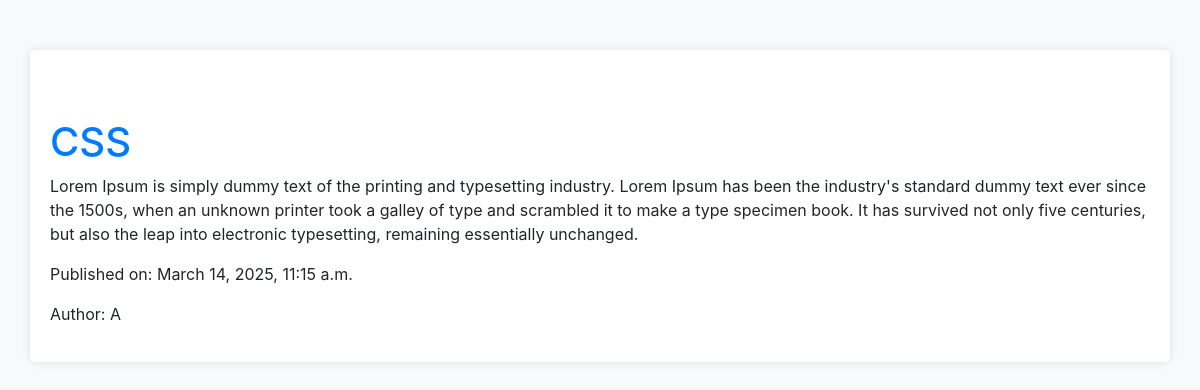
The page /posts/2 on the database its author committed.
### blog/models.py (models this page shows, shortened)
class Post(models.Model):
    title = models.CharField(max_length=200)
    content = models.TextField()
    pub_date = models.DateTimeField(auto_now_add=True)
    author = models.ForeignKey(Author, on_delete=models.CASCADE)

class Author(models.Model):
    name = models.CharField(max_length=100)
    bio = models.TextField()

### blog/views.py (the view)
# urls.py: path('posts/<int:pk>', PostDetailView.as_view(), name='post-detail'),
class PostDetailView(DetailView):
    model = Post
    template_name = 'post_detail.html'

### blog/templates/post_detail.html (shortened to what this page needs)
{% extends 'base.html' %}
{% load static %}
{% block content %}
<h1 class="mt-5">{{ object.title }}</h1>
<p>{{ object.content }}</p>
<p>Published on: {{ object.pub_date }}</p>
<p>Author: {{ object.author.name }}</p>
{% endblock %}

### blog/static/css/style.css (style rules this page uses)
body { background-color: #f8f9fa; }
h1, h2 { color: #007bff; }

### rows shown on the page
Post: title "CSS", content "Lorem Ipsum is simply dummy text of the printing and typesetting industry. Lorem Ipsum has been the industry's standard dummy text ever since the 1500s, when an unknown printer took a galley of type and scrambled it to make a type specimen book. It has survived not only five centuries, but also the leap into electronic typesetting, remaining essentially unchanged.", pub_date "March 14, 2025, 11:15 a.m.", author.name "A"
